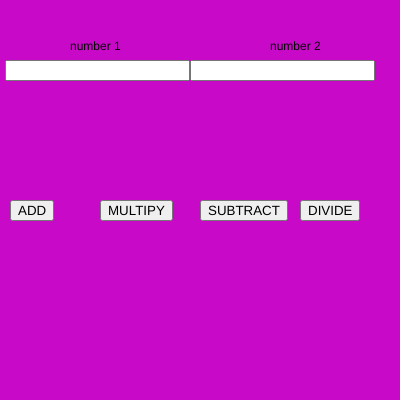
Frame 1 (no input)
Frame 60 (no input): identical to frame 1, image omitted
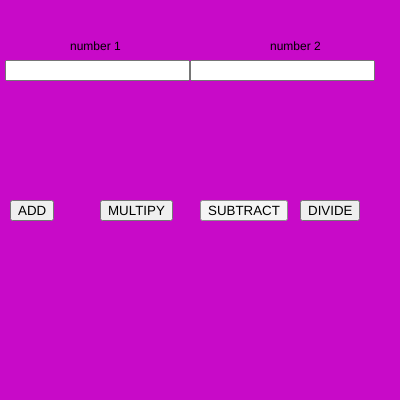
Frame 120 (the mouse pressed at the canvas centre since frame 60)

The p5.js sketch that drew these frames (run headless with seeded random() and noise() and a simulated clock; from frame 60 on, the mouse is pressed at the canvas centre):

// p5.js sketch
// ── sketch.js
var n1,n2
var b1,b2,b3,b4;


function setup() {
  createCanvas(400, 400);

  num1  =createInput();
  num1.position(5,60);

  num2=createInput();
  num2.position(190,60);

  b1 = createButton("ADD");
  b1.position (10,200);
  b1.mousePressed(add);

  b2 =createButton("MULTIPY");
  b2.position(100,200);
  b2.mousePressed(mul);

  b3 = createButton ("SUBTRACT");
  b3.position(200,200);
  b3.mousePressed(sub);

  b4=createButton("DIVIDE");
  b4.position(300,200);
  b4.mousePressed(division);
}

function draw() {
  background(200,10,200);
  text("number 1",70,50);
  text("number 2",270,50);

  n1 = parseInt(num1.value());
  n2 = parseInt(num2.value());
}

function add(){
console.log(n1+n2);
}

function mul(){
console.log(n1*n2);
}

function sub(){
console.log(n1-n2);
}

function division(){
console.log(n1/n2);
}
